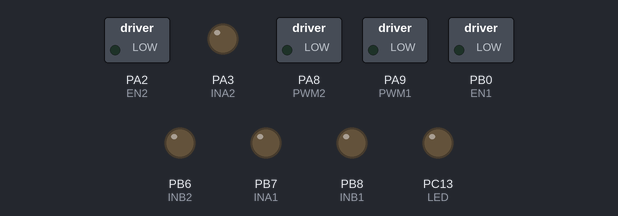
A sketch run on a simulated STM32 Blue Pill. Parts: switched loads named in the sketch (green lamp = pin HIGH), output pins drawn as LEDs (lit = HIGH).

Above: at 0.3 s.
Timing chart, 0 to 1.8 s (numbered marks = the images above):
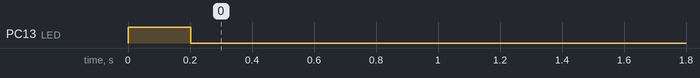

Measured:
- by itself, PC13 (LED): HIGH → LOW at 0.20 s

The sketch:

arm-run-slave.ino
```cpp
// NOTE all outputs are ACTIVE LOW

HardwareTimer timer(3);

#include <stdlib.h>

#include <mcp_can.h>
#include <SPI.h>

#define SPI_CS_PIN PA4
MCP_CAN CAN (SPI_CS_PIN);


#define LED PC13

#define PWM1 PA9
#define INB1 PB8
#define INA1 PB7
#define EN1  PB0

#define PWM2 PA8
#define INB2 PB6
#define INA2 PA3
#define EN2  PA2

#define PWMMAX 0xFFFF

void initAndClearOutputs ();
void fixPWM ();
void initCAN ();
void updatePinBuff ();
void writeMotors ();

// for CAN
#define STD_FRAME 0
const   unsigned long SELF_ID = 0xF2;

#define LOST_COMM_INTERVAL 200
unsigned long last_comm_time = 0;
unsigned long curr_time = 0;

// PWM, EN, INA, INB (in that order)
uint8_t buff[8] = {0, 0, 0, 0, 0, 0, 0, 0};

void setup () {
  fixPWM ();
  writeMotors();
  initAndClearOutputs ();
  initCAN();

  curr_time = millis();
  last_comm_time = curr_time;
}

void loop () {
  curr_time = millis();

  if (CAN_MSGAVAIL == CAN.checkReceive())
  {
    unsigned char len;
    unsigned char tmp[8];
    CAN.readMsgBuf (&len, tmp);
    if (CAN.getCanId() == SELF_ID)
    {
      for (int i = 0; i < 8; i++)
        buff[i] = tmp[i];
      last_comm_time = curr_time;
      digitalWrite (LED, HIGH);
    }
  }

  if (curr_time - last_comm_time > LOST_COMM_INTERVAL)
  {
    for (int i = 0; i < 8; i++)
      buff[i] = 0;
    last_comm_time = curr_time;
    digitalWrite (LED, LOW);
  }

  writeMotors();
}


void writeMotors () {
  // motor_buff in this order: pwm, en, ina, inb
  pwmWrite (PWM1,     buff[0]*PWMMAX/0xFF);
  digitalWrite (EN1,  buff[1]);
  digitalWrite (INA1, buff[2]);
  digitalWrite (INB1, buff[3]);
  pwmWrite (PWM2,     buff[4]*PWMMAX/0xFF);
  digitalWrite (EN2,  buff[5]);
  digitalWrite (INA2, buff[6]);
  digitalWrite (INB2, buff[7]);
}

void fixPWM() {
  timer.setPrescaleFactor(4);
  timer.setOverflow(1024);
  timer.refresh();
}

void initCAN () {
  Serial.begin(115200);
  digitalWrite (LED, LOW);

  while (CAN_OK != CAN.begin(CAN_500KBPS))
  {
      digitalWrite (LED, HIGH);
      delay (500);
      digitalWrite (LED, LOW);
      delay (500);
  }

  digitalWrite (LED, HIGH);
}

void initAndClearOutputs () {
  pinMode (LED, OUTPUT);
  pinMode (PWM1, PWM);
  pinMode (INB1, OUTPUT);
  pinMode (INA1, OUTPUT);
  pinMode (EN1, OUTPUT);
  pinMode (PWM2, PWM);
  pinMode (INB2, OUTPUT);
  pinMode (INA2, OUTPUT);
  pinMode (EN2, OUTPUT);

  digitalWrite (LED, HIGH);
  pwmWrite (PWM1, PWMMAX);
  digitalWrite (INB1, HIGH);
  digitalWrite (INA1, HIGH);
  digitalWrite (EN1, HIGH);
  pwmWrite (PWM2, PWMMAX);
  digitalWrite (INB2, HIGH);
  digitalWrite (INA2, HIGH);
  digitalWrite (EN2, HIGH);
}
```
